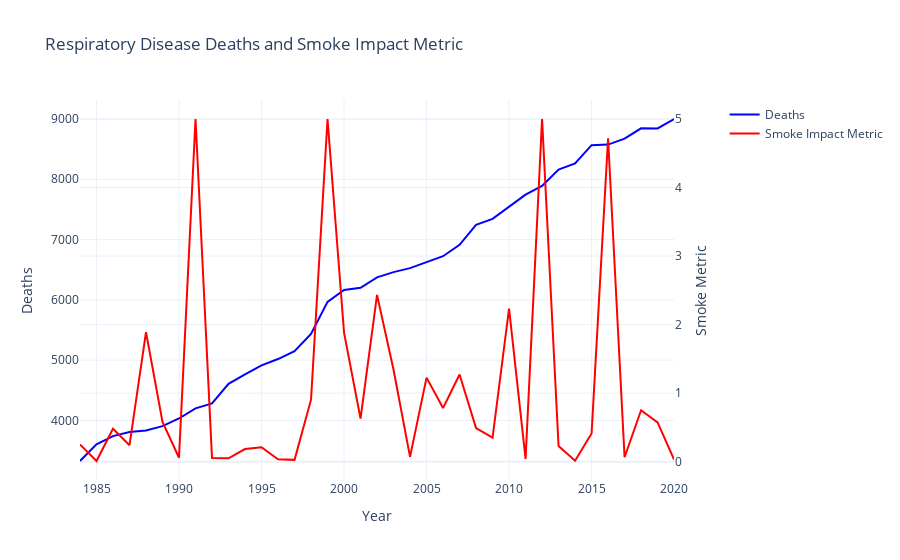
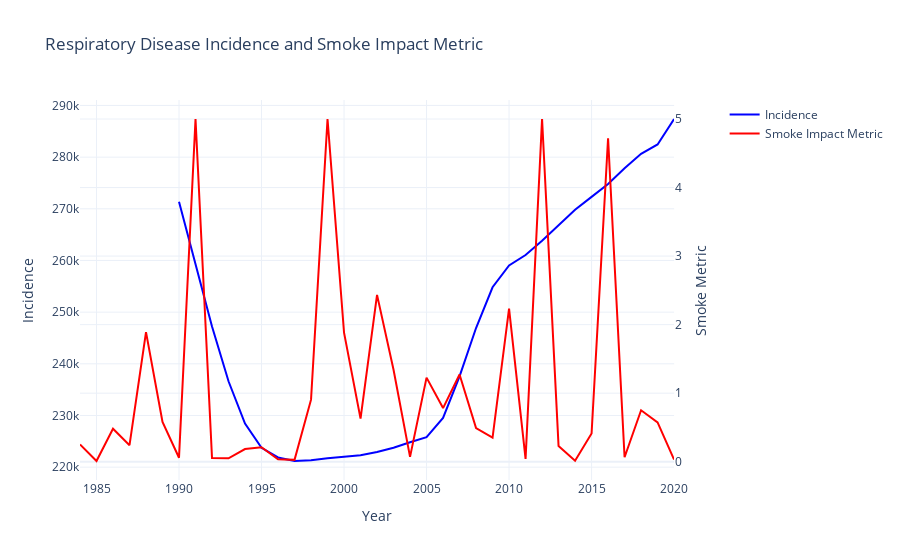
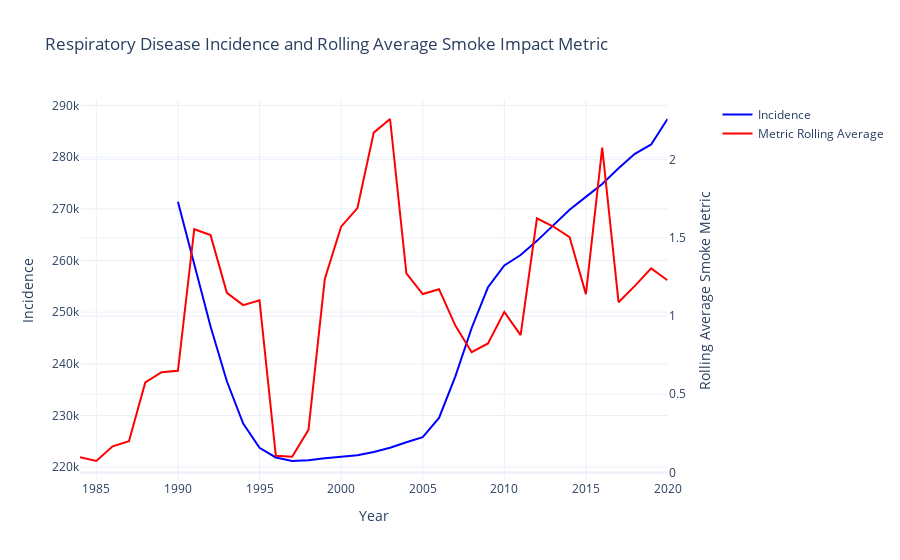
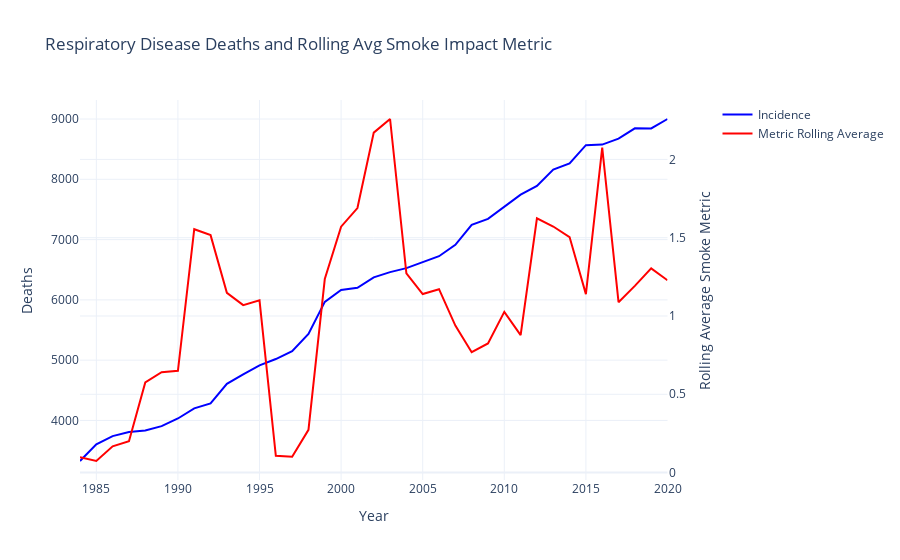

Notebook cell for these charts, in order:
### Markdown cell above
We created several plots to visualize the relationship between respiratory disease metrics (deaths and incidence) and various smoke impact metrics (including raw, rolling average, and weighted rolling average). These plots use dual y-axes, with the primary y-axis for the disease metrics and the secondary y-axis for the smoke impact metrics. The plots provide insights into how trends in air quality (represented by smoke metrics) correlate with respiratory health outcomes over time in Dearborn, MI.

### Code cell
# Create subplots with secondary y-axis enabled
fig = make_subplots(specs=[[{"secondary_y": True}]])
# Add traces
fig.add_trace(
    go.Scatter(x=df['Year'], y=df['Deaths'], name="Deaths", line=dict(color="blue")),
    secondary_y=False, 
)
fig.add_trace(
    go.Scatter(x=df['Year'], y=df['Smoke_Impact_Metric'], name="Smoke Impact Metric", line=dict(color="red")),
    secondary_y=True,  
)
# Update layout for dual y-axis titles
fig.update_layout(
    title_text="Respiratory Disease Deaths and Smoke Impact Metric",
    xaxis_title="Year",
    yaxis_title="Deaths",
    yaxis2_title="Smoke Metric",
    template='plotly_white'
)


# Create subplots with secondary y-axis enabled
fig1 = make_subplots(specs=[[{"secondary_y": True}]])
# Add traces
fig1.add_trace(
    go.Scatter(x=df['Year'], y=df['Incidence'], name="Incidence", line=dict(color="blue")),
    secondary_y=False, 
)
fig1.add_trace(
    go.Scatter(x=df['Year'], y=df['Smoke_Impact_Metric'], name="Smoke Impact Metric", line=dict(color="red")),
    secondary_y=True,  
)
# Update layout for dual y-axis titles
fig1.update_layout(
    title_text="Respiratory Disease Incidence and Smoke Impact Metric",
    xaxis_title="Year",
    yaxis_title="Incidence",
    yaxis2_title="Smoke Metric",
    template='plotly_white'
)

# Create subplots with secondary y-axis enabled
fig2 = make_subplots(specs=[[{"secondary_y": True}]])
# Add traces
fig2.add_trace(
    go.Scatter(x=df['Year'], y=df['Incidence'], name="Incidence", line=dict(color="blue")),
    secondary_y=False, 
)
fig2.add_trace(
    go.Scatter(x=df['Year'], y=df['Rolling_Avg'], name="Metric Rolling Average", line=dict(color="red")),
    secondary_y=True,  
)
# Update layout for dual y-axis titles
fig2.update_layout(
    title_text="Respiratory Disease Incidence and Rolling Average Smoke Impact Metric",
    xaxis_title="Year",
    yaxis_title="Incidence",
    yaxis2_title="Rolling Average Smoke Metric",
    template='plotly_white'
)

# Create subplots with secondary y-axis enabled
fig3 = make_subplots(specs=[[{"secondary_y": True}]])
# Add traces
fig3.add_trace(
    go.Scatter(x=df['Year'], y=df['Deaths'], name="Incidence", line=dict(color="blue")),
    secondary_y=False, 
)
fig3.add_trace(
    go.Scatter(x=df['Year'], y=df['Rolling_Avg'], name="Metric Rolling Average", line=dict(color="red")),
    secondary_y=True,  
)
# Update layout for dual y-axis titles
fig3.update_layout(
    title_text="Respiratory Disease Deaths and Rolling Avg Smoke Impact Metric",
    xaxis_title="Year",
    yaxis_title="Deaths",
    yaxis2_title="Rolling Average Smoke Metric",
    template='plotly_white'
)

# Create subplots with secondary y-axis enabled
fig4 = make_subplots(specs=[[{"secondary_y": True}]])
# Add traces
fig4.add_trace(
    go.Scatter(x=df['Year'], y=df['Deaths'], name="Deaths", line=dict(color="blue")),
    secondary_y=False, 
)
fig4.add_trace(
    go.Scatter(x=df['Year'], y=df['EMA'], name="Weighted Rolling Average", line=dict(color="red")),
    secondary_y=True,  
)
# Update layout for dual y-axis titles
fig4.update_layout(
    title_text="Respiratory Disease Deaths and Weighted Rolling Avg Smoke Impact Metric: Dearborn MI",
    xaxis_title="Year",
    yaxis_title="Deaths",
    yaxis2_title="Weighted Rolling Average Smoke Metric",
    template='plotly_white'
)

# Create subplots with secondary y-axis enabled
fig5 = make_subplots(specs=[[{"secondary_y": True}]])
# Add traces
fig5.add_trace(
    go.Scatter(x=df['Year'], y=df['Incidence'], name="Incidence", line=dict(color="blue")),
    secondary_y=False, 
)
fig5.add_trace(
    go.Scatter(x=df['Year'], y=df['EMA'], name="Weighted Rolling Average", line=dict(color="red")),
    secondary_y=True,  
)
# Update layout for dual y-axis titles
fig5.update_layout(
    title_text="Respiratory Disease Incidence and Weighted Rolling Avg Smoke Impact Metric: Dearborn MI",
    xaxis_title="Year",
    yaxis_title="Deaths",
    yaxis2_title="Weighted Rolling Average Smoke Metric",
    template='plotly_white'
)


fig.show()

fig1.show()

fig2.show()

fig3.show()

fig4.show()

fig5.show()

### Figure 1 — Plotly figure (JSON) as saved in the notebook; plotly's stock layout.template omitted (floating-point values rounded to 4 significant figures)
{"data": [{"line": {"color": "blue"}, "name": "Deaths", "type": "scatter", "x": [1984, 1985, 1986, 1987, 1988, 1989, 1990, 1991, 1992, 1993, 1994, 1995, 1996, 1997, 1998, 1999, 2000, 2001, 2002, 2003, 2004, 2005, 2006, 2007, 2008, 2009, 2010, 2011, 2012, 2013, 2014, 2015, 2016, 2017, 2018, 2019, 2020], "xaxis": "x", "y": [3328.0, 3604.0, 3740.0, 3809.0, 3834.0, 3906.0, 4033.0, 4200.0, 4284.0, 4608.0, 4764.0, 4915.0, 5019.0, 5148.0, 5434.0, 5968.0, 6163.0, 6200.0, 6374.0, 6461.0, 6527.0, 6627.0, 6724.0, 6914.0, 7245.0, 7344.0, 7550.0, 7745.0, 7891.0, 8162.0, 8264.0, 8566.0, 8576.0, 8674.0, 8845.0, 8845.0, 9000.0], "yaxis": "y"}, {"line": {"color": "red"}, "name": "Smoke Impact Metric", "type": "scatter", "x": [1984, 1985, 1986, 1987, 1988, 1989, 1990, 1991, 1992, 1993, 1994, 1995, 1996, 1997, 1998, 1999, 2000, 2001, 2002, 2003, 2004, 2005, 2006, 2007, 2008, 2009, 2010, 2011, 2012, 2013, 2014, 2015, 2016, 2017, 2018, 2019, 2020], "xaxis": "x", "y": [0.2529, 0.01061, 0.4814, 0.241, 1.891, 0.5803, 0.05747, 5, 0.05325, 0.04982, 0.1852, 0.2104, 0.03622, 0.02719, 0.9052, 5, 1.884, 0.6297, 2.434, 1.341, 0.07007, 1.227, 0.7829, 1.272, 0.4913, 0.3515, 2.234, 0.0422, 5, 0.2298, 0.01501, 0.4119, 4.72, 0.06501, 0.7507, 0.5737, 0.03182], "yaxis": "y2"}], "layout": {"title": {"text": "Respiratory Disease Deaths and Smoke Impact Metric"}, "xaxis": {"anchor": "y", "domain": [0, 0.94], "title": {"text": "Year"}}, "yaxis": {"anchor": "x", "domain": [0, 1], "title": {"text": "Deaths"}}, "yaxis2": {"anchor": "x", "overlaying": "y", "side": "right", "title": {"text": "Smoke Metric"}}}}

### Figure 2 — Plotly figure (JSON) as saved in the notebook; plotly's stock layout.template omitted (floating-point values rounded to 4 significant figures)
{"data": [{"line": {"color": "blue"}, "name": "Incidence", "type": "scatter", "x": [1984, 1985, 1986, 1987, 1988, 1989, 1990, 1991, 1992, 1993, 1994, 1995, 1996, 1997, 1998, 1999, 2000, 2001, 2002, 2003, 2004, 2005, 2006, 2007, 2008, 2009, 2010, 2011, 2012, 2013, 2014, 2015, 2016, 2017, 2018, 2019, 2020], "xaxis": "x", "y": [null, null, null, null, null, null, 271400.0, 259100.0, 247200.0, 236600.0, 228400.0, 223800.0, 221900.0, 221200.0, 221300.0, 221700.0, 222000.0, 222300.0, 222900.0, 223800.0, 224800.0, 225800.0, 229500.0, 237600.0, 246900.0, 254800.0, 259000.0, 261100.0, 263800.0, 266800.0, 269800.0, 272300.0, 274800.0, 277800.0, 280600.0, 282400.0, 287400.0], "yaxis": "y"}, {"line": {"color": "red"}, "name": "Smoke Impact Metric", "type": "scatter", "x": [1984, 1985, 1986, 1987, 1988, 1989, 1990, 1991, 1992, 1993, 1994, 1995, 1996, 1997, 1998, 1999, 2000, 2001, 2002, 2003, 2004, 2005, 2006, 2007, 2008, 2009, 2010, 2011, 2012, 2013, 2014, 2015, 2016, 2017, 2018, 2019, 2020], "xaxis": "x", "y": [0.2529, 0.01061, 0.4814, 0.241, 1.891, 0.5803, 0.05747, 5, 0.05325, 0.04982, 0.1852, 0.2104, 0.03622, 0.02719, 0.9052, 5, 1.884, 0.6297, 2.434, 1.341, 0.07007, 1.227, 0.7829, 1.272, 0.4913, 0.3515, 2.234, 0.0422, 5, 0.2298, 0.01501, 0.4119, 4.72, 0.06501, 0.7507, 0.5737, 0.03182], "yaxis": "y2"}], "layout": {"title": {"text": "Respiratory Disease Incidence and Smoke Impact Metric"}, "xaxis": {"anchor": "y", "domain": [0, 0.94], "title": {"text": "Year"}}, "yaxis": {"anchor": "x", "domain": [0, 1], "title": {"text": "Incidence"}}, "yaxis2": {"anchor": "x", "overlaying": "y", "side": "right", "title": {"text": "Smoke Metric"}}}}

### Figure 3 — Plotly figure (JSON) as saved in the notebook; plotly's stock layout.template omitted (floating-point values rounded to 4 significant figures)
{"data": [{"line": {"color": "blue"}, "name": "Incidence", "type": "scatter", "x": [1984, 1985, 1986, 1987, 1988, 1989, 1990, 1991, 1992, 1993, 1994, 1995, 1996, 1997, 1998, 1999, 2000, 2001, 2002, 2003, 2004, 2005, 2006, 2007, 2008, 2009, 2010, 2011, 2012, 2013, 2014, 2015, 2016, 2017, 2018, 2019, 2020], "xaxis": "x", "y": [null, null, null, null, null, null, 271400.0, 259100.0, 247200.0, 236600.0, 228400.0, 223800.0, 221900.0, 221200.0, 221300.0, 221700.0, 222000.0, 222300.0, 222900.0, 223800.0, 224800.0, 225800.0, 229500.0, 237600.0, 246900.0, 254800.0, 259000.0, 261100.0, 263800.0, 266800.0, 269800.0, 272300.0, 274800.0, 277800.0, 280600.0, 282400.0, 287400.0], "yaxis": "y"}, {"line": {"color": "red"}, "name": "Metric Rolling Average", "type": "scatter", "x": [1984, 1985, 1986, 1987, 1988, 1989, 1990, 1991, 1992, 1993, 1994, 1995, 1996, 1997, 1998, 1999, 2000, 2001, 2002, 2003, 2004, 2005, 2006, 2007, 2008, 2009, 2010, 2011, 2012, 2013, 2014, 2015, 2016, 2017, 2018, 2019, 2020], "xaxis": "x", "y": [0.09744, 0.074, 0.1679, 0.1999, 0.5755, 0.6409, 0.6503, 1.554, 1.517, 1.148, 1.069, 1.1, 0.107, 0.1018, 0.2728, 1.236, 1.571, 1.689, 2.171, 2.258, 1.272, 1.14, 1.171, 0.9386, 0.7686, 0.8249, 1.026, 0.8781, 1.624, 1.571, 1.504, 1.14, 2.075, 1.088, 1.192, 1.304, 1.228], "yaxis": "y2"}], "layout": {"title": {"text": "Respiratory Disease Incidence and Rolling Average Smoke Impact Metric"}, "xaxis": {"anchor": "y", "domain": [0, 0.94], "title": {"text": "Year"}}, "yaxis": {"anchor": "x", "domain": [0, 1], "title": {"text": "Incidence"}}, "yaxis2": {"anchor": "x", "overlaying": "y", "side": "right", "title": {"text": "Rolling Average Smoke Metric"}}}}

### Figure 4 — Plotly figure (JSON) as saved in the notebook; plotly's stock layout.template omitted (floating-point values rounded to 4 significant figures)
{"data": [{"line": {"color": "blue"}, "name": "Incidence", "type": "scatter", "x": [1984, 1985, 1986, 1987, 1988, 1989, 1990, 1991, 1992, 1993, 1994, 1995, 1996, 1997, 1998, 1999, 2000, 2001, 2002, 2003, 2004, 2005, 2006, 2007, 2008, 2009, 2010, 2011, 2012, 2013, 2014, 2015, 2016, 2017, 2018, 2019, 2020], "xaxis": "x", "y": [3328.0, 3604.0, 3740.0, 3809.0, 3834.0, 3906.0, 4033.0, 4200.0, 4284.0, 4608.0, 4764.0, 4915.0, 5019.0, 5148.0, 5434.0, 5968.0, 6163.0, 6200.0, 6374.0, 6461.0, 6527.0, 6627.0, 6724.0, 6914.0, 7245.0, 7344.0, 7550.0, 7745.0, 7891.0, 8162.0, 8264.0, 8566.0, 8576.0, 8674.0, 8845.0, 8845.0, 9000.0], "yaxis": "y"}, {"line": {"color": "red"}, "name": "Metric Rolling Average", "type": "scatter", "x": [1984, 1985, 1986, 1987, 1988, 1989, 1990, 1991, 1992, 1993, 1994, 1995, 1996, 1997, 1998, 1999, 2000, 2001, 2002, 2003, 2004, 2005, 2006, 2007, 2008, 2009, 2010, 2011, 2012, 2013, 2014, 2015, 2016, 2017, 2018, 2019, 2020], "xaxis": "x", "y": [0.09744, 0.074, 0.1679, 0.1999, 0.5755, 0.6409, 0.6503, 1.554, 1.517, 1.148, 1.069, 1.1, 0.107, 0.1018, 0.2728, 1.236, 1.571, 1.689, 2.171, 2.258, 1.272, 1.14, 1.171, 0.9386, 0.7686, 0.8249, 1.026, 0.8781, 1.624, 1.571, 1.504, 1.14, 2.075, 1.088, 1.192, 1.304, 1.228], "yaxis": "y2"}], "layout": {"title": {"text": "Respiratory Disease Deaths and Rolling Avg Smoke Impact Metric"}, "xaxis": {"anchor": "y", "domain": [0, 0.94], "title": {"text": "Year"}}, "yaxis": {"anchor": "x", "domain": [0, 1], "title": {"text": "Deaths"}}, "yaxis2": {"anchor": "x", "overlaying": "y", "side": "right", "title": {"text": "Rolling Average Smoke Metric"}}}}
